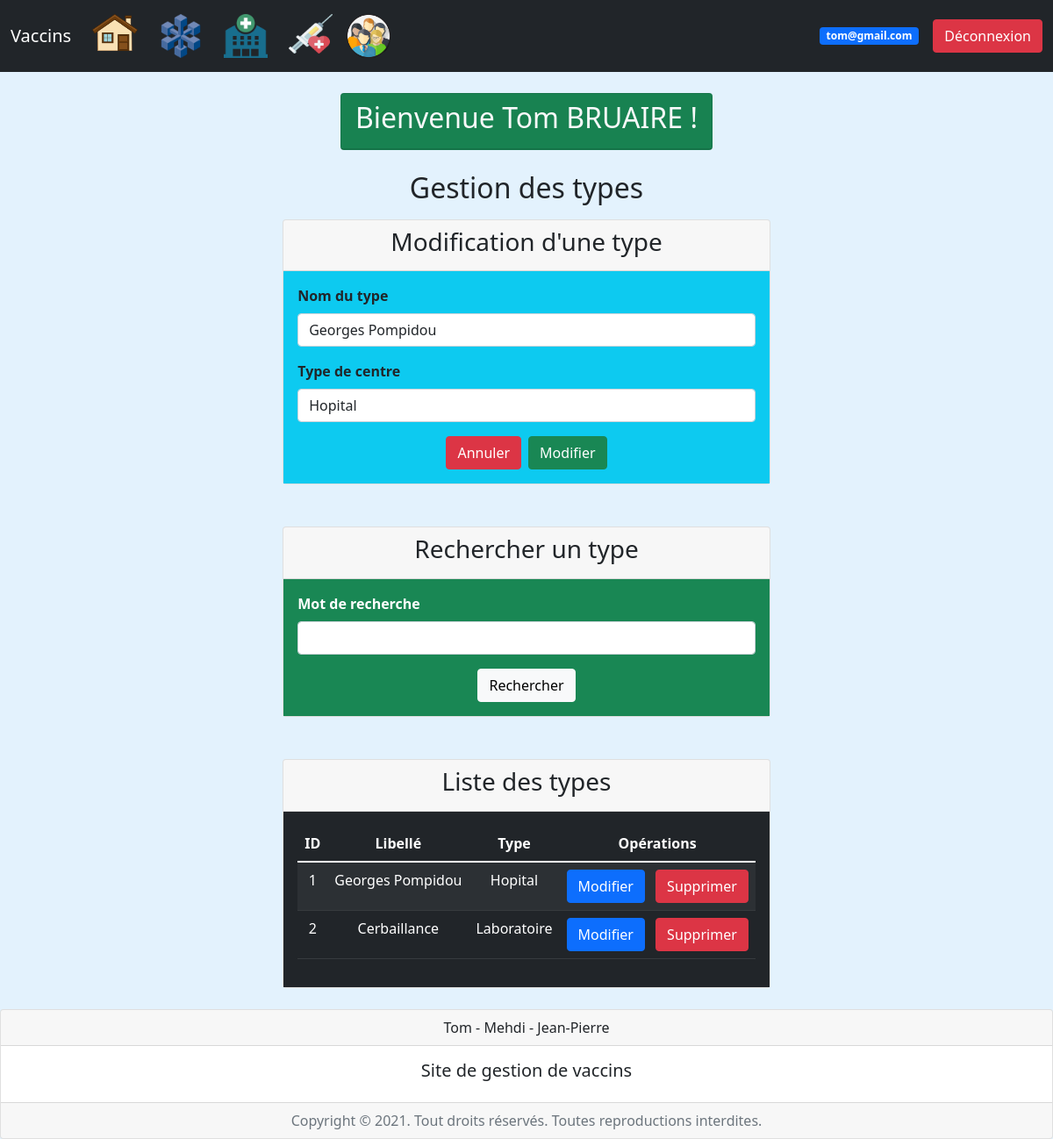
The page /index.php?page=1&action=edit&idType=1 (signed in) on the database its author committed.
### tables this page shows
Create table typeCentreVaccinations (
	idType int(3) not null auto_increment,
	libelle varchar(100),
	type varchar(100),
	primary key (idType)
);

### controleur/config_bdd.php (called while the page is built)
<?php
$serveur = "localhost";
$bdd = "gestvaccins";
$user = "root";
$mdp = "";
?>

### controleur/controleur.class.php (called while the page is built, shortened)
<?php
require_once("modele/modele.class.php");
class Controleur {
	private $unModele;
	public function __construct($serveur, $bdd, $user, $mdp) {
		$this->unModele = new Modele($serveur, $bdd, $user, $mdp);
	}
	public function setTable($uneTable) {
		$this->unModele->setTable($uneTable);
	}
	public function selectAll() {
		return $this->unModele->selectAll();
	}
	public function selectWhere($where) {
		return $this->unModele->selectWhere($where);
	}
}
?>

### modele/modele.class.php (called while the page is built, shortened)
<?php
class Modele {
	private $unPdo, $uneTable;
	public function __construct($serveur, $bdd, $user, $mdp) {
		$this->unPdo = null;
		try {
			$this->unPdo = new PDO("mysql:host=".$serveur.";dbname=".$bdd, $user, $mdp);
		} catch (PDOException $exp) {
			die("Erreur de connexion à la base de données : " . $exp->getMessage());
		}
	}
	public function setTable($uneTable) {
		$this->uneTable = $uneTable;
	}
	public function selectAll() {
		$requete = "SELECT * FROM ".$this->uneTable;
		$select = $this->unPdo->prepare($requete);
		$select->execute();
		return $select->fetchAll();
	}
	public function selectWhere($where) {
		$donnees = array();
		$champs = array();
		foreach ($where as $key => $value) {
			$champs[] = $key." = :".$key;
			$donnees[":".$key] = $value;
		}
		$chaineWhere = implode(" AND ", $champs);
		$requete = "SELECT * FROM ".$this->uneTable." WHERE ".$chaineWhere;
		$select = $this->unPdo->prepare($requete);
		$select->execute($donnees);
		return $select->fetch();
	}
}
?>

### vue/vue_les_types.php (the view)
<div class="card mb-5">
	<div class="card-header">
		<h3 class="text-center">Rechercher un type</h3>
	</div>
	<div class="card-body bg-success">
		<form method="post" action="">
			<div class="mb-3">
				<label for="mot" class="form-label text-white fw-bold">Mot de recherche</label>
				<input type="search" name="mot" id="mot" class="form-control">
			</div>
			<div class="d-flex justify-content-center">
				<button type="submit" name="Rechercher" class="btn btn-light">
					Rechercher
				</button>
			</div>
		</form>
	</div>
</div>
<div class="card">
	<div class="card-header">
		<h3 class="text-center">Liste des types</h3>
	</div>
	<div class="card-body bg-dark text-white">
		<table class="table table-dark table-striped text-center">
		  	<thead>
		    	<tr>
		      		<th scope="col">ID</th>
		      		<th scope="col">Libellé</td>
		      		<th scope="col">Type</th>
		      		<?php if (isset($_SESSION['email']) and $_SESSION['role'] == "admin") { ?>
		      		<th scope="col">Opérations</th>
		      		<?php } ?>
		    	</tr>
		  	</thead>
		  	<tbody>
		  		<?php foreach ($lesTypes as $unType) { ?>
		    	<tr>
		      		<td><?= $unType['idType']; ?></td>
		      		<td><?= $unType['libelle']; ?></td>
		      		<td><?= $unType['type']; ?></td>
		      		<?php if (isset($_SESSION['email']) and $_SESSION['role'] == "admin") { ?>
		      		<td>
		      			<a href="index.php?page=1&action=edit&idType=<?= $unType['idType']; ?>" class="btn btn-primary me-2">Modifier</a>
		      			<a href="index.php?page=1&action=sup&idType=<?= $unType['idType']; ?>" class="btn btn-danger">Supprimer</a>
		      		</td>
		      		<?php } ?>
		    	</tr>
		    	<?php } ?>
		  	</tbody>
		</table>
	</div>
</div>

### vue/vue_insert_type.php
<div class="card mb-5">
	<div class="card-header">
		<h3 class="text-center">
			<?= ($leType != null ? "Modification" : "Insertion"); ?> d'une type
		</h3>
	</div>
	<div class="card-body bg-info fw-bold">
		<form method="post" action="">
			<div class="mb-3">
				<label for="libelle" class="form-label">Nom du type</label>
				<input type="text" name="libelle" id="libelle" class="form-control" value="<?= ($leType != null ? $leType['libelle'] : null); ?>">
			</div>
			<div class="mb-3">
				<label for="type" class="form-label">Type de centre</label>
				<input type="text" name="type" id="type" class="form-control" value="<?= ($leType != null ? $leType['type'] : null); ?>">
			</div>
			<div class="d-flex justify-content-center">
				<button type="reset" class="btn btn-danger me-2">Annuler</button>
				<button type="submit" <?= ($leType != null ? 'name="Modifier"' : 'name="Valider"'); ?> class="btn btn-success">
					<?= ($leType != null ? "Modifier" : "Ajouter"); ?>
				</button>
			</div>
		</form>
	</div>
</div>

### rows shown on the page
typecentrevaccinations: libelle "Georges Pompidou", type "Hopital", idType "1"
typecentrevaccinations: idType "2", libelle "Cerbaillance", type "Laboratoire"

### other values the page prints
$_SESSION['email'] "tom@gmail.com"
$_SESSION['prenom'] "Tom"
$_SESSION['nom'] "BRUAIRE"
